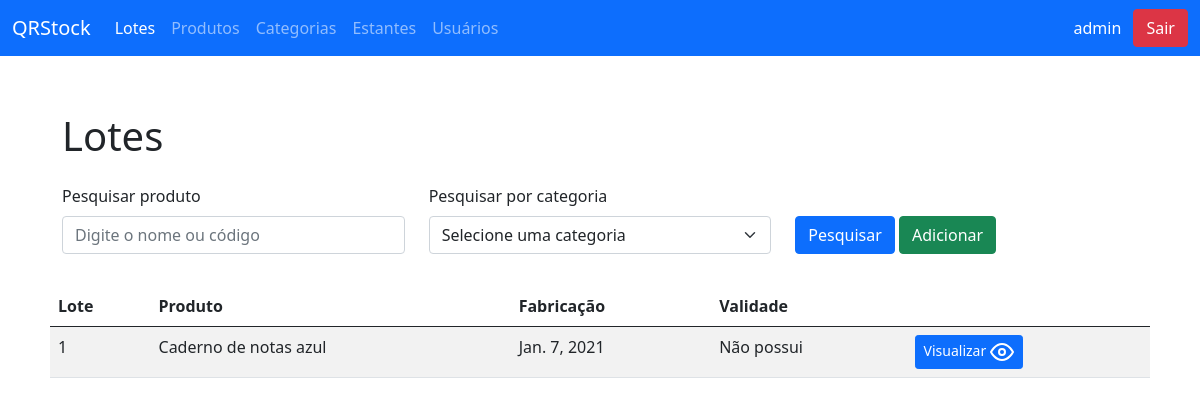
The app's page /lots/ (signed in), older data.
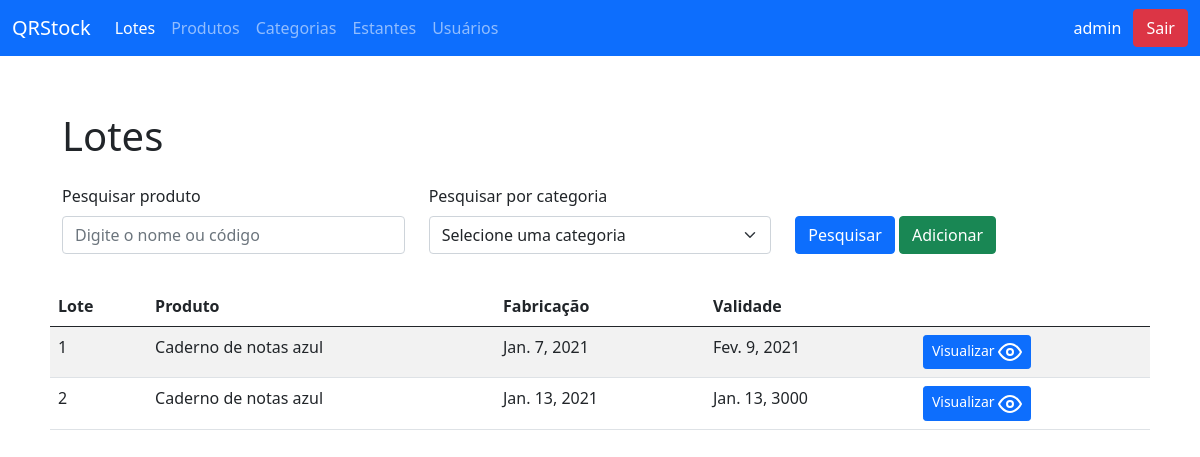
The same page, newer data.
### QRcodeStock/models.py (models this page shows, shortened)
class Lote(models.Model):
    id_usuario_criador = models.ForeignKey(Usuario,
                                           on_delete=models.CASCADE,
                                           verbose_name='Usuario criador')
    id_produto = models.ForeignKey(Produto,
                                   on_delete=models.CASCADE,
                                   verbose_name='ID Produto')
    quantidade = models.IntegerField()
    observacoes = models.CharField(max_length=100)
    data_fabricacao = models.DateField()
    data_vencimento = models.DateField(blank=True, null=True)
    class Meta:
        verbose_name_plural = 'Lotes'

class Produto(models.Model):
    id_categoria = models.ForeignKey(Categoria,
                                     on_delete=models.CASCADE,
                                     verbose_name='ID Categoria')
    qr_code_url = models.CharField(max_length=50)
    nome = models.CharField(max_length=50)
    peso = models.DecimalField(max_digits=5, decimal_places=2)
    altura = models.DecimalField(max_digits=3, decimal_places=2, default=1.00)
    largura = models.DecimalField(max_digits=3, decimal_places=2, default=1.00)
    comprimento = models.DecimalField(max_digits=3,
                                      decimal_places=2,
                                      default=1.00,
                                      blank=True, null=True)
    descricao = models.CharField(max_length=350)
    num_prateleira = models.IntegerField(default=0)
    valor_compra = models.DecimalField(max_digits=10,
                                       decimal_places=2,
                                       default=10.00)
    valor_venda = models.DecimalField(max_digits=12,
                                      decimal_places=2,
                                      default=15.00)
    id_estante = models.ForeignKey(Estante,
                                   on_delete=models.CASCADE,
                                   verbose_name='ID Estante')
    numero_prateleira = models.IntegerField()
    class Meta:
        verbose_name_plural = 'Produtos'

### QRcodeStock/views.py (the view)
# urls.py: path('lots/', list_lots, name='url_list_lots'),
@login_required
def list_lots(request):
    if request.POST:
        if request.POST['filter']:
            lots = Lote.objects.filter(id=request.POST['filter'])
        else:
            lots = Lote.objects.all()
    else:
        lots = Lote.objects.all()
    context = {'titulo': 'QRStock - Lista de lotes', 'lots': lots}
    return render(request, 'listagem/lotes.html', context)

### QRcodeStock/templates/listagem/lotes.html (shortened to what this page needs)
{% extends 'base.html' %}
{% block conteudo %}
    <div class="container-md" style="margin: 56px auto 32px; padding: 0 32px;">
    <div class="row">
      <div class="col-md-12">
        <h1>Lotes</h1>
      </div>
    </div>
    <form method="post" class="row" style="margin-top: 16px;">
      <div class="col-md-4">
        <label for="pesquisa" class="form-label">Pesquisar produto</label>
        <input type="text" class="form-control" id="pesquisa" name="filter"
               placeholder="Digite o nome ou código">
      </div>
      <div class="col-md-4">
        <label for="categoria" class="form-label">Pesquisar por categoria</label>
        <select class="form-select" id="categoria">
          <option selected>Selecione uma categoria</option>
        </select>
      </div>
      <div class="col-md-4 d-flex align-items-end">
        <button
          type="submit"
          class="btn btn-primary"
          id="pesquisar-produto"
        >
          Pesquisar
        </button>
          <a href="/add_lot/">
          <button
                type="button"
                class="btn btn-success"
          >
          Adicionar
          </button>
              </a>
      </div>
    </form>
    <div class="row" style="margin-top: 32px;">
      <table class="table table-striped">
        <thead>
          <th>Lote</th>
          <th>Produto</th>
          <th>Fabricação</th>
          <th>Validade</th>
          <th></th>
        </thead>
        <tbody>
          {% for lot in lots %}
              <tr>
                <td>{{ lot.id }}</td>
                <td>{{ lot.id_produto.nome }}</td>
                <td>{{ lot.data_fabricacao }}</td>
                  {% if lot.data_vencimento %}
                    <td>{{ lot.data_vencimento }}</td>
                  {% else %}
                      <td>Não possui</td>
                  {% endif %}
                <td>
                  <a href="{% url 'url_show_lot' lot.id %}" class="btn btn-primary btn-sm">
                    Visualizar <i style="font-size: 12px;" data-feather="eye"></i>
                  </a>
                </td>
              </tr>
          {% endfor %}
        </tbody>
      </table>
    </div>
  </div>
{% endblock %}

Row changes from the older to the newer data that the page shows:
changed Lote id 1: data_vencimento (not shown) → "Fev. 9, 2021"; no longer shows "Não possui"
added Lote: id "2", id_produto.nome "Caderno de notas azul", data_fabricacao "Jan. 13, 2021", data_vencimento "Jan. 13, 3000"
